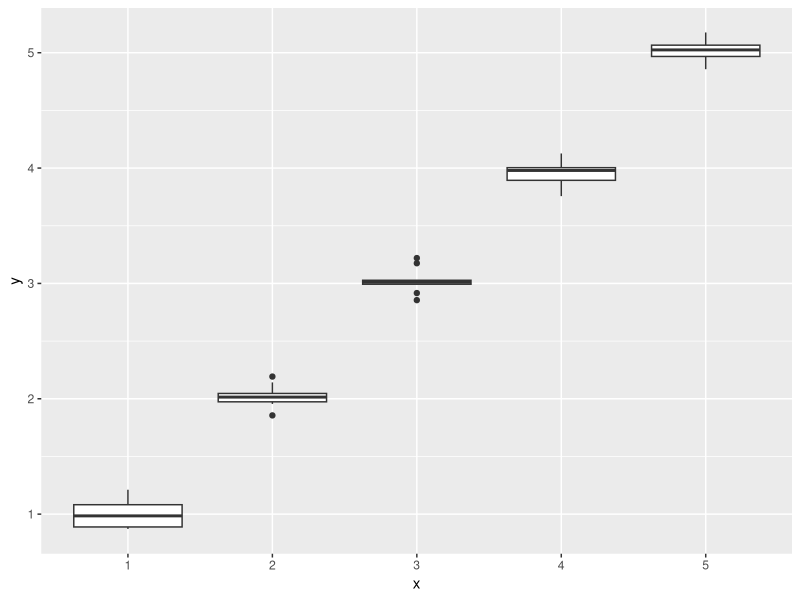

The R source for this figure:
## ---- chunk 1

set.seed(29)
x <- gl(5, 10) # 5 factor's levels, each replicated 10 times
y <- rnorm(n = length(x), mean = as.integer(x), sd = 0.1)   # means= 1,2,3,4,5
dd <- data.frame(x = x, y = y)

library(ggplot2)
ggplot(aes(x = x, y = y), data = dd) + geom_boxplot()

means <- tapply(y, x, mean)
means

## ---- chunk 2
# dummy (each level singularly)
lm_dummy <- lm( y ~ x - 1, contrasts = list(x = contr.treatment(5)))
summary(lm_dummy)

coef(lm_dummy)
means
## ---- chunk 3
# treatment (restrict one level to constant term, all other difference from it)
lm_treatment <- lm( y ~ x, contrast = list(x = contr.treatment(5, base = 5)))
summary(lm_treatment)

coef(lm_treatment)
c(means[5], means[1:4] - means[5]) 
## ---- chunk 4
# effect(deviation from overall average)
lm_effect <- lm(y ~ x, contrast = list(x = contr.sum(5)))
summary(lm_effect)

coef(lm_effect)
c(mean(means), means[1:4] - mean(means))
## ---- chunk 5
# split coding
c <- rbind( c(0,0,0,0),
            c(1,0,0,0),
            c(1,1,0,0),
            c(1,1,1,0),
            c(1,1,1,1) )

lm_split <- lm(y ~ x, contrast = list(x = c))
summary(lm_split)


coef(lm_split)
c(means[1], diff(means))
